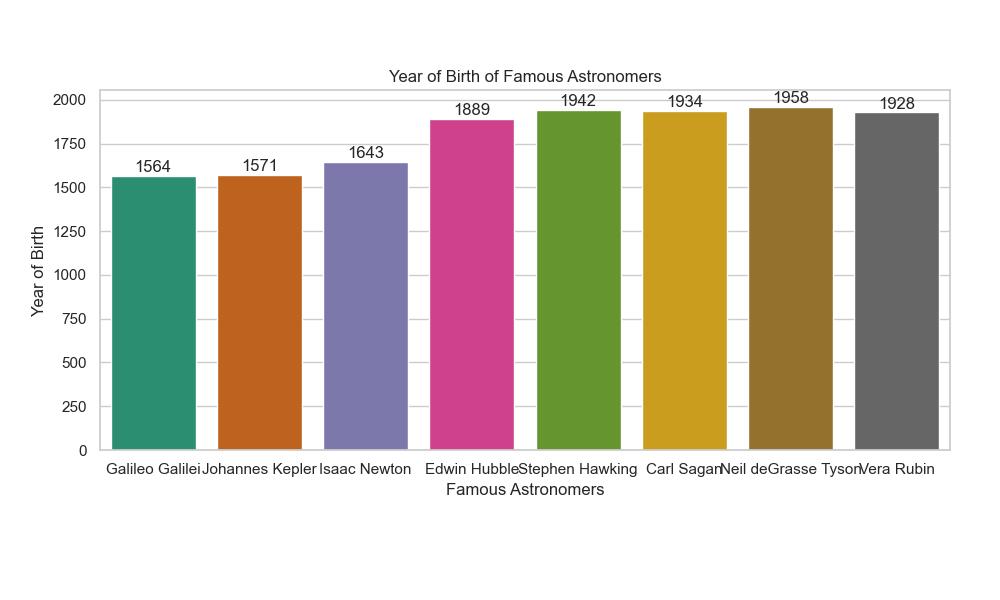

Python code for this plot:

import seaborn as sns
import pandas as pd
import matplotlib.pyplot as plt

# Data
data = {
    'Topic': ['Galileo Galilei', 'Johannes Kepler', 'Isaac Newton', 'Edwin Hubble', 
              'Stephen Hawking', 'Carl Sagan', 'Neil deGrasse Tyson', 'Vera Rubin'],
    'Value': [1564, 1571, 1643, 1889, 1942, 1934, 1958, 1928]
}

# Create DataFrame
df = pd.DataFrame(data)

# seaborn style
sns.set_theme(style="whitegrid")

# Create a color palette
palette = ['#1b9e77', '#d95f02', '#7570b3', '#e7298a', '#66a61e', '#e6ab02', '#a6761d', '#666666']

# Initialize the matplotlib figure
f, ax = plt.subplots(figsize=(10, 6))

# Plot the Values
sns.barplot(x="Topic", y="Value", data=df, palette=palette, ci=None)

# Customize the axes and title
ax.set_ylabel('Year of Birth')
ax.set_xlabel('Famous Astronomers')
ax.set_title('Year of Birth of Famous Astronomers')

# Show values on bars
for p in ax.patches:
    height = p.get_height()
    ax.text(p.get_x() + p.get_width() / 2., height + 5,
            '{:1.0f}'.format(height),
            ha='center', va='bottom')

# Adjust the margins
plt.subplots_adjust(left=0.1, right=0.95, top=0.85, bottom=0.25)

# Show the plot
plt.show()
